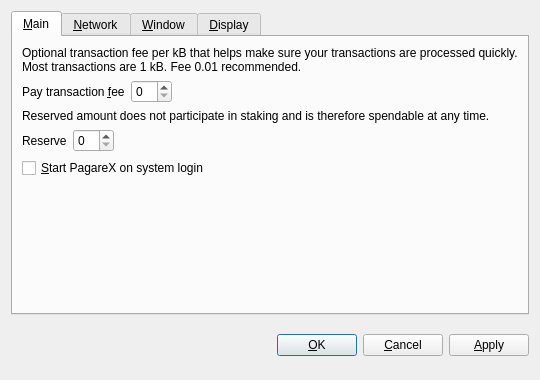
<?xml version="1.0" encoding="UTF-8"?>
<ui version="4.0">
 <class>OptionsDialog</class>
 <widget class="QDialog" name="OptionsDialog">
  <property name="geometry">
   <rect>
    <x>0</x>
    <y>0</y>
    <width>540</width>
    <height>380</height>
   </rect>
  </property>
  <property name="windowTitle">
   <string>Options</string>
  </property>
  <property name="modal">
   <bool>true</bool>
  </property>
  <layout class="QVBoxLayout" name="verticalLayout">
   <item>
    <widget class="QTabWidget" name="tabWidget">
     <property name="tabPosition">
      <enum>QTabWidget::North</enum>
     </property>
     <property name="currentIndex">
      <number>0</number>
     </property>
     <widget class="QWidget" name="tabMain">
      <attribute name="title">
       <string>&amp;Main</string>
      </attribute>
      <layout class="QVBoxLayout" name="verticalLayout_Main">
       <item>
        <widget class="QLabel" name="transactionFeeInfoLabel">
         <property name="text">
          <string>Optional transaction fee per kB that helps make sure your transactions are processed quickly. Most transactions are 1 kB. Fee 0.01 recommended.</string>
         </property>
         <property name="textFormat">
          <enum>Qt::PlainText</enum>
         </property>
         <property name="wordWrap">
          <bool>true</bool>
         </property>
        </widget>
       </item>
       <item>
        <layout class="QHBoxLayout" name="horizontalLayoutFee">
         <item>
          <widget class="QLabel" name="transactionFeeLabel">
           <property name="text">
            <string>Pay transaction &amp;fee</string>
           </property>
           <property name="textFormat">
            <enum>Qt::PlainText</enum>
           </property>
           <property name="buddy">
            <cstring>transactionFee</cstring>
           </property>
          </widget>
         </item>
         <item>
          <widget class="BitcoinAmountField" name="transactionFee"/>
         </item>
         <item>
          <spacer name="horizontalSpacerFee">
           <property name="orientation">
            <enum>Qt::Horizontal</enum>
           </property>
           <property name="sizeHint" stdset="0">
            <size>
             <width>40</width>
             <height>20</height>
            </size>
           </property>
          </spacer>
         </item>
        </layout>
       </item>
       <item>
        <widget class="QLabel" name="reserveBalanceInfoLabel">
         <property name="text">
          <string>Reserved amount does not participate in staking and is therefore spendable at any time.</string>
         </property>
         <property name="textFormat">
          <enum>Qt::PlainText</enum>
         </property>
         <property name="wordWrap">
          <bool>true</bool>
         </property>
        </widget>
       </item>
       <item>
        <layout class="QHBoxLayout" name="horizontalLayoutReserveBalance">
         <item>
          <widget class="QLabel" name="reserveBalanceLabel">
           <property name="text">
            <string>Reserve</string>
           </property>
           <property name="textFormat">
            <enum>Qt::PlainText</enum>
           </property>
           <property name="buddy">
            <cstring>reserveBalance</cstring>
           </property>
          </widget>
         </item>
         <item>
          <widget class="BitcoinAmountField" name="reserveBalance"/>
         </item>
         <item>
          <spacer name="horizontalSpacerReserveBalance">
           <property name="orientation">
            <enum>Qt::Horizontal</enum>
           </property>
           <property name="sizeHint" stdset="0">
            <size>
             <width>40</width>
             <height>20</height>
            </size>
           </property>
          </spacer>
         </item>
        </layout>
       </item>
       <item>
        <widget class="QCheckBox" name="bitcoinAtStartup">
         <property name="toolTip">
          <string>Automatically start PagareX after logging in to the system.</string>
         </property>
         <property name="text">
          <string>&amp;Start PagareX on system login</string>
         </property>
        </widget>
       </item>
       <item>
        <spacer name="verticalSpacer_Main">
         <property name="orientation">
          <enum>Qt::Vertical</enum>
         </property>
         <property name="sizeHint" stdset="0">
          <size>
           <width>20</width>
           <height>40</height>
          </size>
         </property>
        </spacer>
       </item>
      </layout>
     </widget>
     <widget class="QWidget" name="tabNetwork">
      <attribute name="title">
       <string>&amp;Network</string>
      </attribute>
      <layout class="QVBoxLayout" name="verticalLayout_Network">
       <item>
        <widget class="QCheckBox" name="mapPortUpnp">
         <property name="toolTip">
          <string>Automatically open the PagareX client port on the router. This only works when your router supports UPnP and it is enabled.</string>
         </property>
         <property name="text">
          <string>Map port using &amp;UPnP</string>
         </property>
        </widget>
       </item>
       <item>
        <widget class="QCheckBox" name="connectSocks">
         <property name="toolTip">
          <string>Connect to the PagareX network through a SOCKS5 proxy (e.g. when connecting through Tor).</string>
         </property>
         <property name="text">
          <string>&amp;Connect through SOCKS5 proxy:</string>
         </property>
        </widget>
       </item>
       <item>
        <layout class="QHBoxLayout" name="horizontalLayout_Network">
         <item>
          <widget class="QLabel" name="proxyIpLabel">
           <property name="text">
            <string>Proxy &amp;IP:</string>
           </property>
           <property name="textFormat">
            <enum>Qt::PlainText</enum>
           </property>
           <property name="buddy">
            <cstring>proxyIp</cstring>
           </property>
          </widget>
         </item>
         <item>
          <widget class="QValidatedLineEdit" name="proxyIp">
           <property name="maximumSize">
            <size>
             <width>140</width>
             <height>16777215</height>
            </size>
           </property>
           <property name="toolTip">
            <string>IP address of the proxy (e.g. 127.0.0.1)</string>
           </property>
          </widget>
         </item>
         <item>
          <widget class="QLabel" name="proxyPortLabel">
           <property name="text">
            <string>&amp;Port:</string>
           </property>
           <property name="textFormat">
            <enum>Qt::PlainText</enum>
           </property>
           <property name="buddy">
            <cstring>proxyPort</cstring>
           </property>
          </widget>
         </item>
         <item>
          <widget class="QLineEdit" name="proxyPort">
           <property name="maximumSize">
            <size>
             <width>55</width>
             <height>16777215</height>
            </size>
           </property>
           <property name="toolTip">
            <string>Port of the proxy (e.g. 9050)</string>
           </property>
          </widget>
         </item>
         <item>
          <spacer name="horizontalSpacer_Network">
           <property name="orientation">
            <enum>Qt::Horizontal</enum>
           </property>
           <property name="sizeHint" stdset="0">
            <size>
             <width>40</width>
             <height>20</height>
            </size>
           </property>
          </spacer>
         </item>
        </layout>
       </item>
       <item>
        <spacer name="verticalSpacer_Network">
         <property name="orientation">
          <enum>Qt::Vertical</enum>
         </property>
         <property name="sizeHint" stdset="0">
          <size>
           <width>20</width>
           <height>40</height>
          </size>
         </property>
        </spacer>
       </item>
      </layout>
     </widget>
     <widget class="QWidget" name="tabWindow">
      <attribute name="title">
       <string>&amp;Window</string>
      </attribute>
      <layout class="QVBoxLayout" name="verticalLayout_Window">
       <item>
        <widget class="QCheckBox" name="minimizeToTray">
         <property name="toolTip">
          <string>Show only a tray icon after minimizing the window.</string>
         </property>
         <property name="text">
          <string>&amp;Minimize to the tray instead of the taskbar</string>
         </property>
        </widget>
       </item>
       <item>
        <widget class="QCheckBox" name="minimizeOnClose">
         <property name="toolTip">
          <string>Minimize instead of exit the application when the window is closed. When this option is enabled, the application will be closed only after selecting Quit in the menu.</string>
         </property>
         <property name="text">
          <string>M&amp;inimize on close</string>
         </property>
        </widget>
       </item>
       <item>
        <spacer name="verticalSpacer_Window">
         <property name="orientation">
          <enum>Qt::Vertical</enum>
         </property>
         <property name="sizeHint" stdset="0">
          <size>
           <width>20</width>
           <height>40</height>
          </size>
         </property>
        </spacer>
       </item>
      </layout>
     </widget>
     <widget class="QWidget" name="tabDisplay">
      <attribute name="title">
       <string>&amp;Display</string>
      </attribute>
      <layout class="QVBoxLayout" name="verticalLayout_Display">
       <item>
        <layout class="QHBoxLayout" name="horizontalLayout_1_Display">
         <item>
          <widget class="QLabel" name="langLabel">
           <property name="text">
            <string>User Interface &amp;language:</string>
           </property>
           <property name="textFormat">
            <enum>Qt::PlainText</enum>
           </property>
           <property name="buddy">
            <cstring>lang</cstring>
           </property>
          </widget>
         </item>
         <item>
          <widget class="QValueComboBox" name="lang">
           <property name="toolTip">
            <string>The user interface language can be set here. This setting will take effect after restarting PagareX.</string>
           </property>
          </widget>
         </item>
        </layout>
       </item>
       <item>
        <layout class="QHBoxLayout" name="horizontalLayout_2_Display">
         <item>
          <widget class="QLabel" name="unitLabel">
           <property name="text">
            <string>&amp;Unit to show amounts in:</string>
           </property>
           <property name="textFormat">
            <enum>Qt::PlainText</enum>
           </property>
           <property name="buddy">
            <cstring>unit</cstring>
           </property>
          </widget>
         </item>
         <item>
          <widget class="QValueComboBox" name="unit">
           <property name="toolTip">
            <string>Choose the default subdivision unit to show in the interface and when sending coins.</string>
           </property>
          </widget>
         </item>
        </layout>
       </item>
       <item>
        <widget class="QCheckBox" name="coinControlFeatures">
         <property name="toolTip">
          <string>Whether to show coin control features or not.</string>
         </property>
         <property name="text">
          <string>Display coin &amp;control features (experts only!)</string>
         </property>
        </widget>
       </item>
       <item>
        <widget class="QCheckBox" name="useBlackTheme">
         <property name="text">
          <string>Use black visual theme (requires restart)</string>
         </property>
        </widget>
       </item>
       <item>
        <spacer name="verticalSpacer_Display">
         <property name="orientation">
          <enum>Qt::Vertical</enum>
         </property>
         <property name="sizeHint" stdset="0">
          <size>
           <width>20</width>
           <height>40</height>
          </size>
         </property>
        </spacer>
       </item>
      </layout>
     </widget>
    </widget>
   </item>
   <item>
    <layout class="QHBoxLayout" name="horizontalLayout_Buttons">
     <item>
      <spacer name="horizontalSpacer_1">
       <property name="orientation">
        <enum>Qt::Horizontal</enum>
       </property>
       <property name="sizeHint" stdset="0">
        <size>
         <width>40</width>
         <height>48</height>
        </size>
       </property>
      </spacer>
     </item>
     <item>
      <widget class="QLabel" name="statusLabel">
       <property name="font">
        <font>
         <weight>75</weight>
         <bold>true</bold>
        </font>
       </property>
       <property name="text">
        <string/>
       </property>
       <property name="textFormat">
        <enum>Qt::PlainText</enum>
       </property>
       <property name="wordWrap">
        <bool>true</bool>
       </property>
      </widget>
     </item>
     <item>
      <spacer name="horizontalSpacer_2">
       <property name="orientation">
        <enum>Qt::Horizontal</enum>
       </property>
       <property name="sizeHint" stdset="0">
        <size>
         <width>40</width>
         <height>48</height>
        </size>
       </property>
      </spacer>
     </item>
     <item>
      <widget class="QPushButton" name="okButton">
       <property name="text">
        <string>&amp;OK</string>
       </property>
      </widget>
     </item>
     <item>
      <widget class="QPushButton" name="cancelButton">
       <property name="text">
        <string>&amp;Cancel</string>
       </property>
       <property name="autoDefault">
        <bool>false</bool>
       </property>
      </widget>
     </item>
     <item>
      <widget class="QPushButton" name="applyButton">
       <property name="text">
        <string>&amp;Apply</string>
       </property>
       <property name="autoDefault">
        <bool>false</bool>
       </property>
      </widget>
     </item>
    </layout>
   </item>
  </layout>
 </widget>
 <customwidgets>
  <customwidget>
   <class>BitcoinAmountField</class>
   <extends>QSpinBox</extends>
   <header>bitcoinamountfield.h</header>
  </customwidget>
  <customwidget>
   <class>QValueComboBox</class>
   <extends>QComboBox</extends>
   <header>qvaluecombobox.h</header>
  </customwidget>
  <customwidget>
   <class>QValidatedLineEdit</class>
   <extends>QLineEdit</extends>
   <header>qvalidatedlineedit.h</header>
  </customwidget>
 </customwidgets>
 <resources/>
 <connections/>
</ui>
